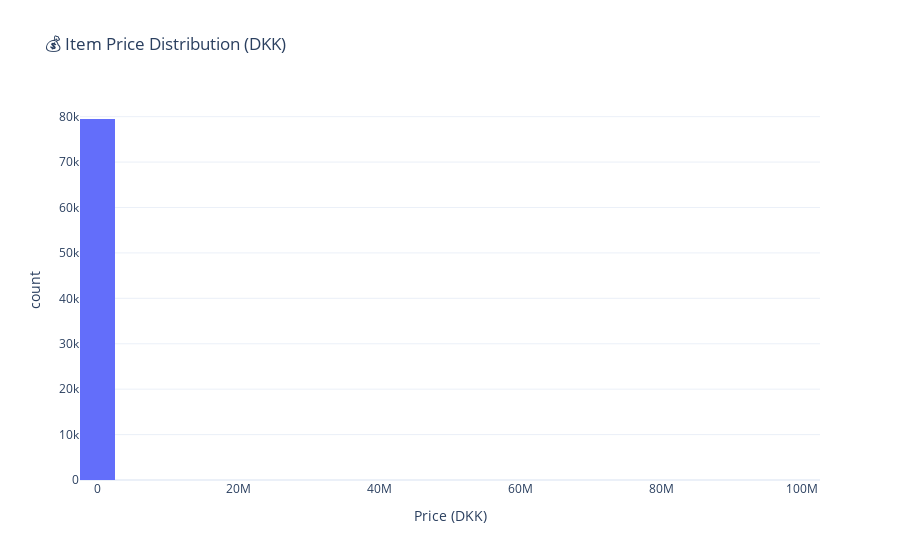

Notebook cell for this chart:
### Code cell
# Item price distribution
items = datasets['dim_items'].copy()
items_with_price = items[items['price'] > 0]

fig = px.histogram(items_with_price, x='price', nbins=50,
                   title='💰 Item Price Distribution (DKK)',
                   labels={'price': 'Price (DKK)', 'count': 'Number of Items'})
fig.update_layout(template='plotly_white')
fig.show()

print(f"\nPrice Statistics:")
print(items_with_price['price'].describe())

### Figure 1 — Plotly figure (JSON) as saved in the notebook; plotly's stock layout.template omitted (floating-point values rounded to 4 significant figures; data arrays with more than 128 entries replaced by an {"elided": "..."} marker saying what was removed)
{"data": [{"bingroup": "x", "hovertemplate": "Price (DKK)=%{x}<br>count=%{y}<extra></extra>", "legendgroup": "", "marker": {"color": "#636efa", "pattern": {"shape": ""}}, "name": "", "nbinsx": 50, "orientation": "v", "showlegend": false, "type": "histogram", "x": {"elided": "79489 float values"}, "xaxis": "x", "yaxis": "y"}], "layout": {"barmode": "relative", "legend": {"tracegroupgap": 0}, "title": {"text": "💰 Item Price Distribution (DKK)"}, "xaxis": {"anchor": "y", "domain": [0.0, 1.0], "title": {"text": "Price (DKK)"}}, "yaxis": {"anchor": "x", "domain": [0.0, 1.0], "title": {"text": "count"}}}}
